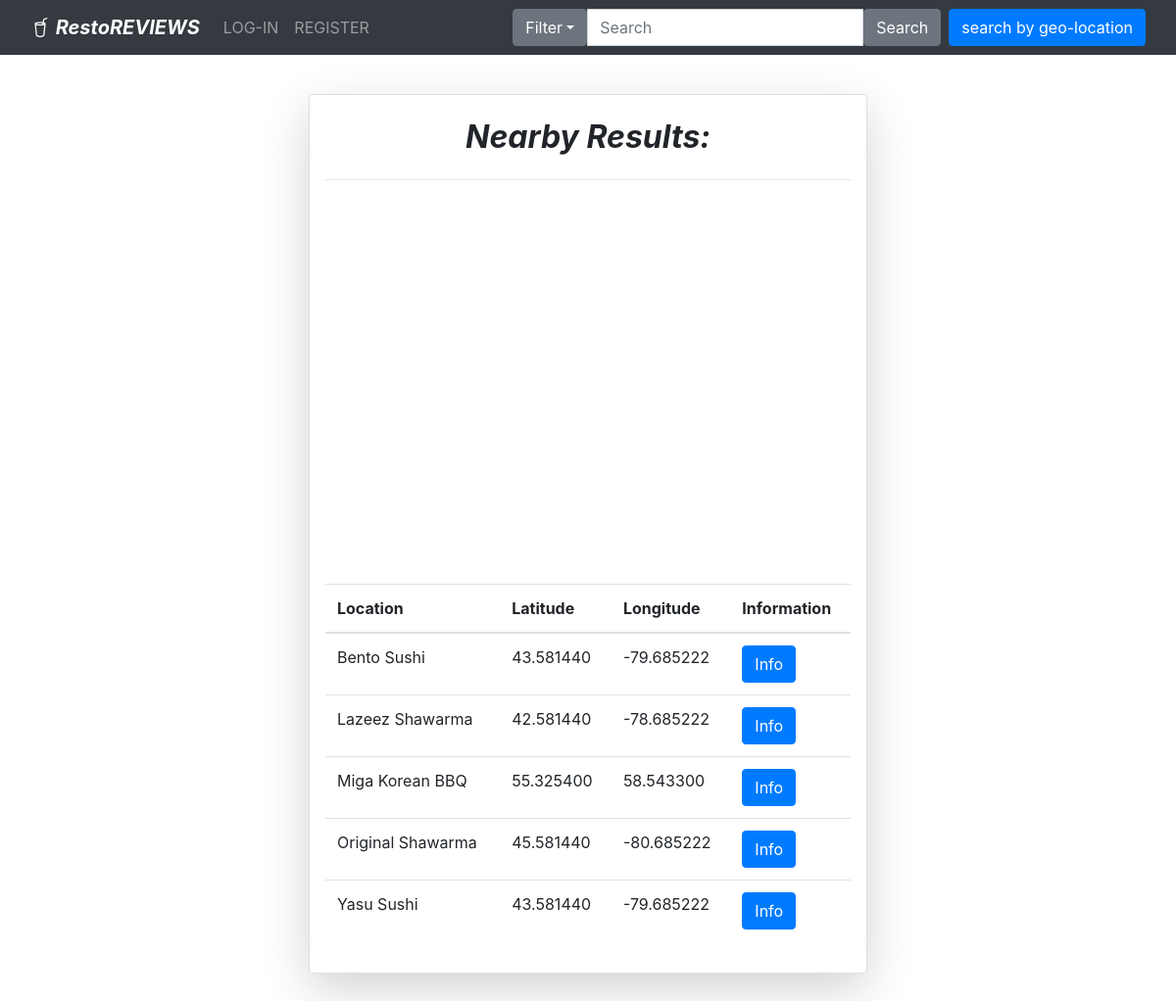
Screenshot of /search.php with the database file from the repository.
### tables this page shows
CREATE TABLE `submission` (
  `location` varchar(20) NOT NULL,
  `loc_image` varchar(255) NOT NULL,
  `food_image` varchar(255) NOT NULL,
  `description` varchar(255) NOT NULL,
  `loc_lat` decimal(9,6) NOT NULL,
  `loc_long` decimal(9,6) NOT NULL
);

### search.php (the view, shortened to what this page needs)
<?php
    $server = "localhost";
    $username = "root";
    $password = "";
    $db_name = "resto";
    $conn = mysqli_connect($server, $username, $password, $db_name);
    $sql = "SELECT location, loc_lat, loc_long FROM submission";
    $result = mysqli_query($conn, $sql);
?>
<!doctype html>
<html lang="en" prefix="og: https://ogp.me/ns#">
  <head>
    <link rel="stylesheet" href="https://stackpath.bootstrapcdn.com/bootstrap/4.3.1/css/bootstrap.min.css">
    <link rel="stylesheet" href="https://cdn.jsdelivr.net/npm/bootstrap-icons@1.5.0/font/bootstrap-icons.css">
    <link
      rel="stylesheet"
      href="https://cdnjs.cloudflare.com/ajax/libs/animate.css/4.1.1/animate.min.css"
    />
  </head>
  <body>
        <nav class="navbar fixed-top navbar-expand-lg navbar-dark bg-dark">
      <div class="container-fluid">
        <a class="navbar-brand bi-cup-straw" href="index.php"> <strong><i>RestoREVIEWS</i></strong></a>
        <div class="collapse navbar-collapse" id="toggle-drop">
          <ul class="navbar-nav mr-auto mt-2 mt-lg-0">
          <?php
                if ($_SESSION['valid']) { ?>
              <li class="nav-item">
              <a class="nav-link" href="logout.php">LOG-OUT</a>
            </li>
            <?php }
            else{    ?>
              <li class="nav-item">
              <a class="nav-link" href="login.php">LOG-IN</a>
            </li>
            <?php } ?>
            <li class="nav-item">
              <a class="nav-link" href="registration.php">REGISTER</a>
            </li>
          </ul>
          <form class="flex my-5 my-lg-0 " method="post" action="search.php">
            <div class="input-group mr-2">
              <button class="btn btn-secondary dropdown-toggle my-2 my-sm-0" type="button" data-bs-toggle="dropdown" aria-expanded="false">Filter</button>
              <input class="form-control" type="text" id="search_val" name="search_val" placeholder="Search" aria-label="Search">
              <button class="btn btn-secondary" href="search.php" type="submit">Search</button>
            </div>
          </form>
          <a class="btn btn-primary ml-2" href="search.php" id="testing" role="button">search by geo-location</a>
        </div>
      </div>
    </nav>
  <div class="results-container pt-5">
    <div class="d-flex mt-5 justify-content-center">
      <div class="col-md-6">
        <div class="card shadow-lg p-3 mb-5 bg-white rounded-lg">
          <h2 class="text-center pt-2"><strong><i><?php echo (isset($search)) ? ('Nearby results for: ' . $search) : 'Nearby Results:'; ?></i></strong></h2>
          <hr>
          <div class="d-flex mt-5 justify-content-center align-items-center pb-5">
            <div style="height: 300px; width: 400px" id="map"></div>
          </div>
          <div class="table-responsive">
            <table class="table">
              <thead>
                <tr>
                  <th scope="col">Location</th>
                  <th scope="col">Latitude</th>
                  <th scope="col">Longitude</th>
                  <th scope="col">Information</th>
                </tr>
              </thead>
              <tbody>
              <?php
                while($row = $result->fetch_assoc() ) { ?>
                  <td><?php echo $row['location']; ?></td>
                  <td><?php echo $row['loc_lat']; ?></td>
                  <td><?php echo $row['loc_long']; ?></td>
                  <td>
                    <a class="btn btn-primary" href="individual_sample.php?loc=<?php echo $row['location'] ?>" role="button">Info</a>
                  </td>
              <?php } ?>
              </tbody>
            </table>
          </div>
        </div>
      </div>
    </div>
  </div>
</body>
</html>

### rows the page displays
submission: location "Bento Sushi", loc_lat "43.581440", loc_long "-79.685222"
submission: location "Lazeez Shawarma", loc_lat "42.581440", loc_long "-78.685222"
submission: location "Miga Korean BBQ", loc_lat "55.325400", loc_long "58.543300"
submission: location "Original Shawarma", loc_lat "45.581440", loc_long "-80.685222"
submission: location "Yasu Sushi", loc_lat "43.581440", loc_long "-79.685222"
